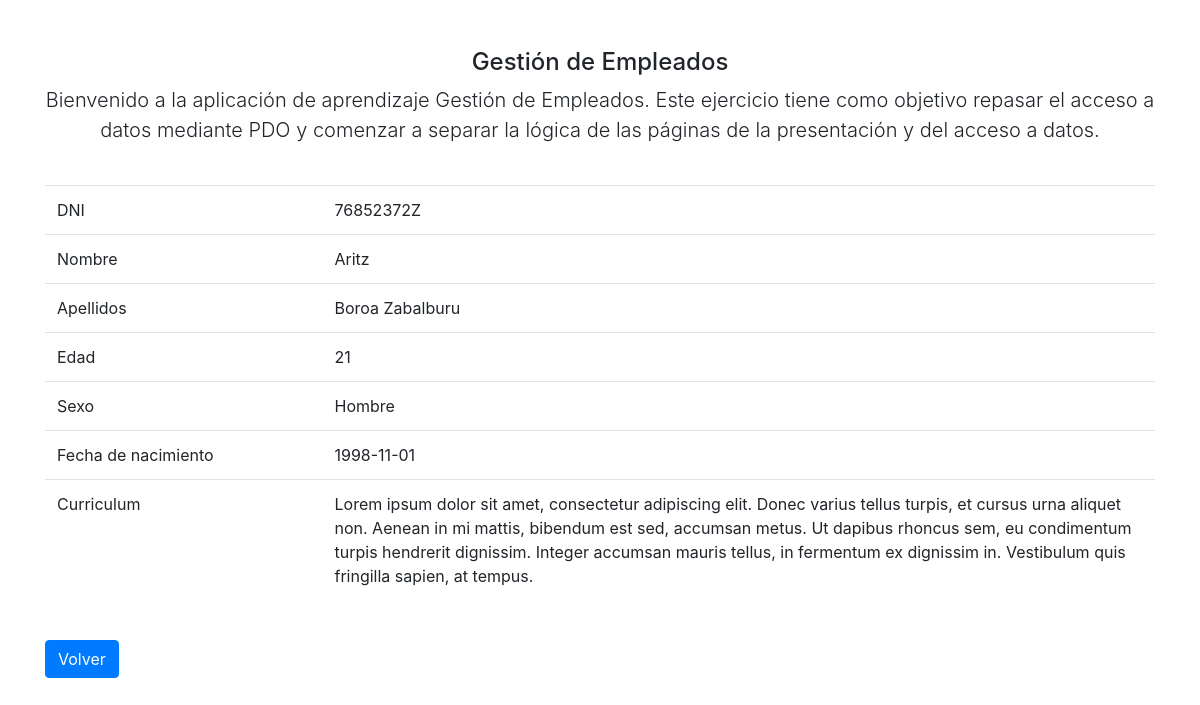
The app's page /index.php?accion=detalle&id=4 with its own data.
### tables this page shows
CREATE TABLE empleado (
    id INT NOT NULL AUTO_INCREMENT,
    nombre VARCHAR(100) NOT NULL,
    apellidos VARCHAR(100) NOT NULL,
    email VARCHAR(100) NOT NULL,
    dni VARCHAR(9) NOT NULL,
    sexo VARCHAR(20) NOT NULL,
    edad INT NOT NULL,
    fecha_nacimiento DATE NOT NULL,
    curriculum VARCHAR(500) NOT NULL,
    created_at TIMESTAMP NOT NULL DEFAULT NOW(),
    PRIMARY KEY (id)
);

### db_functions.php (called while the page is built, shortened)
<?php
function getById($dbh, $id){
    $stmt = $dbh->prepare("SELECT * FROM empleado WHERE id = :id");
    $stmt->setFetchMode(PDO::FETCH_OBJ);
    $data = array(
        "id" => $id
    );
    $stmt->execute($data);
    return $stmt->fetchObject();
}

### views/detalle.view.php (the view)
<?php require('partials/head.php') ?>
    <table class="table">
        <tr>
            <td class="w-25">DNI</td><td><?= $empleado->dni ?></td>
        </tr>
        <tr>
            <td>Nombre</td><td><?= $empleado->nombre ?></td>
        </tr>
        <tr>
            <td>Apellidos</td><td><?= $empleado->apellidos ?></td>
        </tr>
        <tr>
            <td>Edad</td><td><?= $empleado->edad ?></td>
        </tr>
        <tr>
            <td>Sexo</td><td><?= $empleado->sexo ?></td>
        </tr>
        <tr>
            <td>Fecha de nacimiento</td><td><?= $empleado->fecha_nacimiento ?></td>
        </tr>
        <tr>
            <td>Curriculum</td><td><?= $empleado->curriculum ?></td>
        </tr>
    </table>
<br>
<a href="index.php" class="btn btn-primary">Volver</a>
<?php require('partials/footer.php') ?>

### records on screen
empleado: dni "76852372Z", nombre "Aritz", apellidos "Boroa Zabalburu", edad "21", sexo "Hombre", fecha_nacimiento "1998-11-01", curriculum "Lorem ipsum dolor sit amet, consectetur adipiscing elit. Donec varius tellus turpis, et cursus urna aliquet non. Aenean in mi mattis, bibendum est sed, accumsan metus. Ut dapibus rhoncus sem, eu condimentum turpis hendrerit dignissim. Integer accumsan mauris tellus, in fermentum ex dignissim in. Vestibulum quis fringilla sapien, at tempus."
